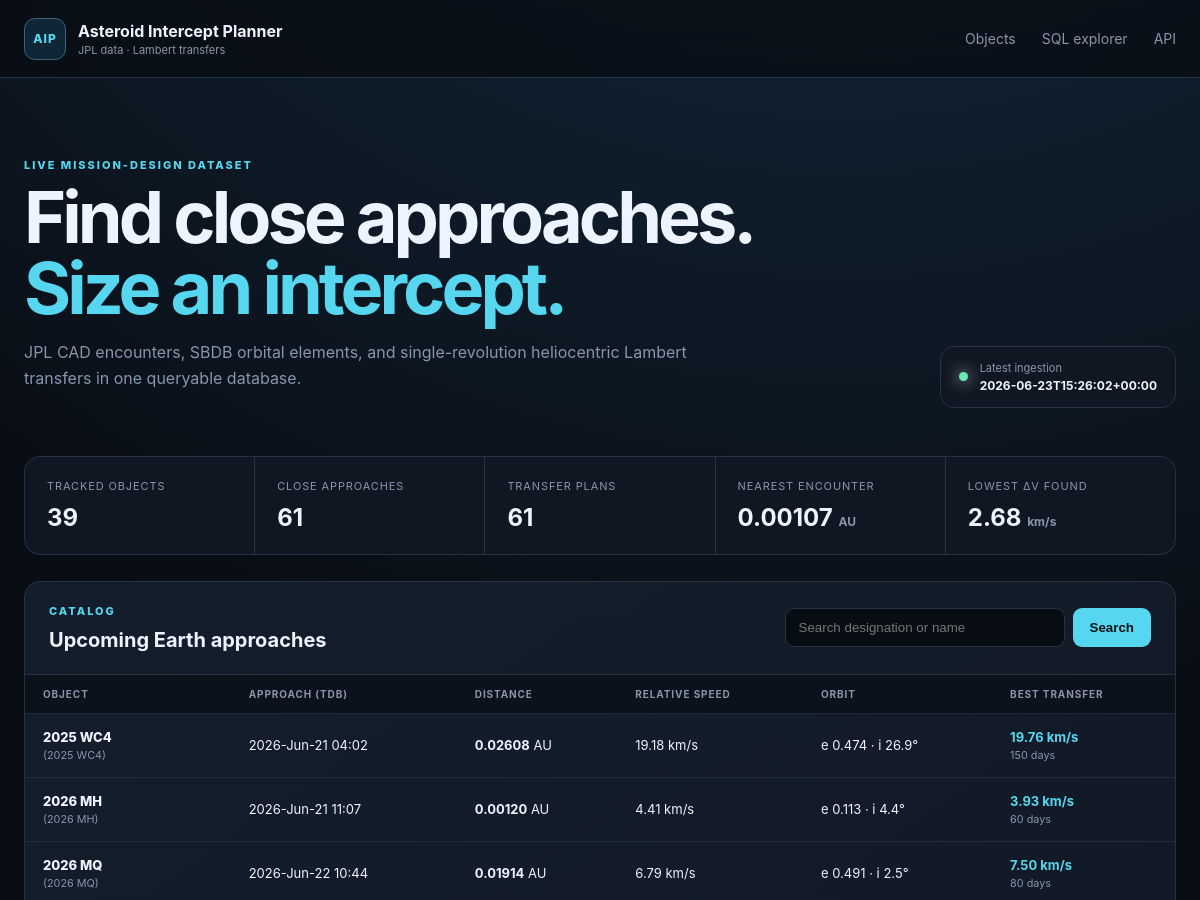
Before: / (upper part) with the older database file.
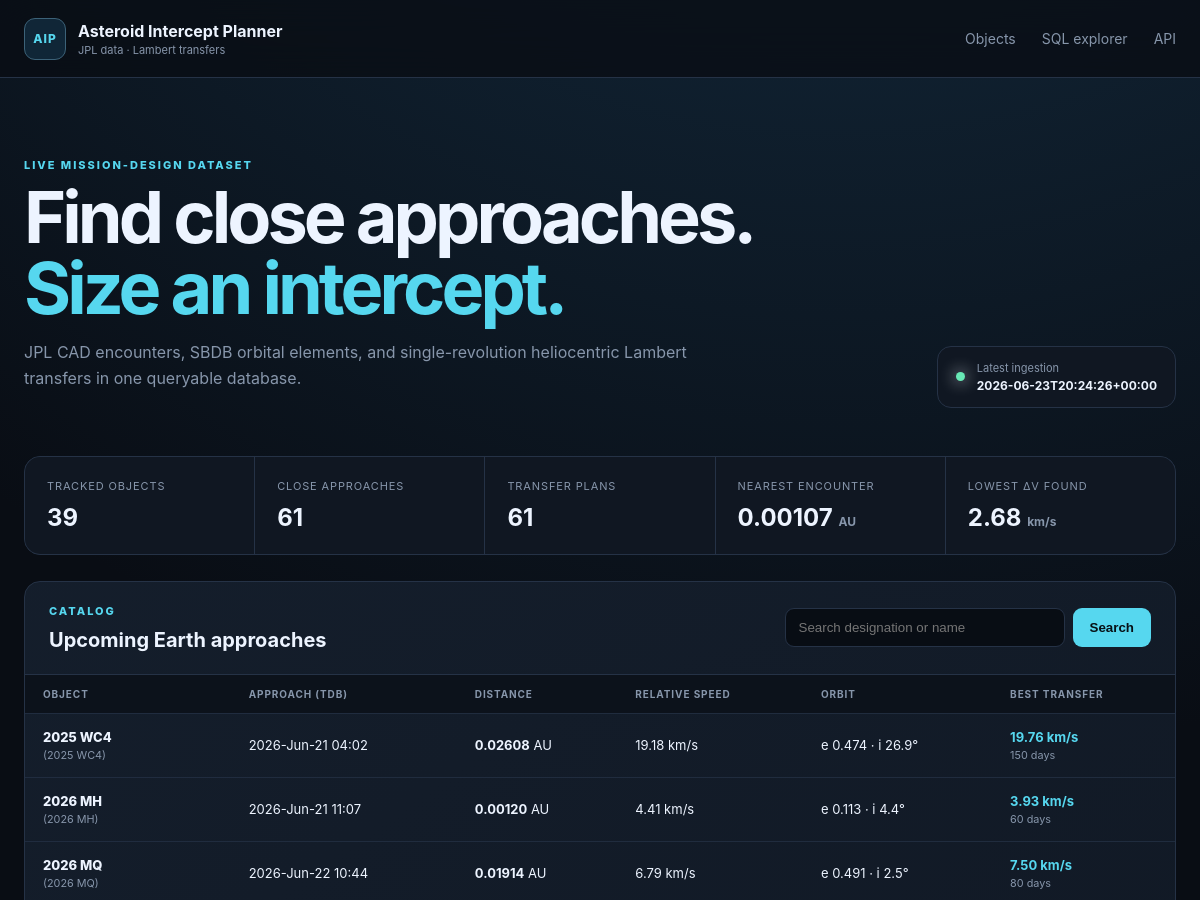
After: the same page with the newer database file.
### tables this page shows
CREATE TABLE ingestion_runs (
    run_id INTEGER PRIMARY KEY AUTOINCREMENT,
    started_at TEXT NOT NULL,
    finished_at TEXT,
    status TEXT NOT NULL CHECK (status IN ('running', 'success', 'failed')),
    source TEXT NOT NULL,
    query_json TEXT NOT NULL,
    object_count INTEGER NOT NULL DEFAULT 0,
    error_message TEXT
);

CREATE TABLE intercept_plans (
    plan_id INTEGER PRIMARY KEY AUTOINCREMENT,
    approach_id INTEGER NOT NULL REFERENCES close_approaches(approach_id) ON DELETE CASCADE,
    method TEXT NOT NULL,
    departure_jd_tdb REAL NOT NULL,
    arrival_jd_tdb REAL NOT NULL,
    tof_days REAL NOT NULL,
    departure_dv_kms REAL NOT NULL,
    arrival_dv_kms REAL NOT NULL,
    total_dv_kms REAL NOT NULL,
    c3_km2_s2 REAL,
    leo_departure_dv_kms REAL,
    polyline_json TEXT,
    computed_at TEXT NOT NULL,
    UNIQUE (approach_id, method)
);

CREATE TABLE asteroids (
    designation TEXT PRIMARY KEY,
    fullname TEXT,
    absolute_magnitude_h REAL,
    diameter_km REAL,
    first_seen_at TEXT NOT NULL,
    updated_at TEXT NOT NULL
);

CREATE TABLE close_approaches (
    approach_id INTEGER PRIMARY KEY AUTOINCREMENT,
    designation TEXT NOT NULL REFERENCES asteroids(designation) ON DELETE CASCADE,
    body TEXT NOT NULL DEFAULT 'Earth',
    close_approach_jd_tdb REAL NOT NULL,
    close_approach_text TEXT,
    distance_au REAL NOT NULL,
    distance_min_au REAL,
    distance_max_au REAL,
    relative_velocity_kms REAL,
    hyperbolic_excess_velocity_kms REAL,
    time_uncertainty TEXT,
    ingested_at TEXT NOT NULL,
    UNIQUE (designation, body, close_approach_jd_tdb)
);

CREATE TABLE orbital_elements (
    designation TEXT PRIMARY KEY REFERENCES asteroids(designation) ON DELETE CASCADE,
    epoch_jd_tdb REAL,
    semi_major_axis_au REAL NOT NULL,
    eccentricity REAL NOT NULL,
    inclination_deg REAL NOT NULL,
    raan_deg REAL NOT NULL,
    arg_periapsis_deg REAL NOT NULL,
    mean_anomaly_deg REAL,
    perihelion_time_jd_tdb REAL,
    perihelion_distance_au REAL,
    aphelion_distance_au REAL,
    orbital_period_days REAL,
    earth_moid_au REAL,
    condition_code TEXT,
    orbit_id TEXT,
    source TEXT NOT NULL,
    updated_at TEXT NOT NULL
);

### app/web.py (the view)
    @application.route("/")
    def index():
        search = request.args.get("q", "").strip()
        sort = request.args.get("sort", "date")
        order = request.args.get("order", "asc")
        return render_template(
            "index.html",
            rows=list_asteroids(search, sort, order, path=settings.database_path),
            stats=dashboard_stats(settings.database_path),
            latest_run=latest_ingestion(settings.database_path),
            search=search,
            sort=sort,
            order=order,
        )

### app/database.py (called while the page is built)
def _dict_row(cursor: sqlite3.Cursor, row: tuple[Any, ...]) -> dict[str, Any]:
    return {column[0]: row[index] for index, column in enumerate(cursor.description)}

@contextmanager
def connect(path: Path | None = None) -> Iterator[sqlite3.Connection]:
    database_path = Path(path or get_settings().database_path)
    database_path.parent.mkdir(parents=True, exist_ok=True)
    connection = sqlite3.connect(database_path, timeout=30)
    connection.row_factory = _dict_row
    connection.execute("PRAGMA foreign_keys = ON")
    connection.execute("PRAGMA busy_timeout = 30000")
    try:
        yield connection
    finally:
        connection.close()

def initialize_database(path: Path | None = None) -> Path:
    database_path = Path(path or get_settings().database_path)
    schema = Path(__file__).with_name("schema.sql").read_text(encoding="utf-8")
    with connect(database_path) as connection:
        schema_version = int(connection.execute("PRAGMA user_version").fetchone()["user_version"])
        if schema_version < 2:
            connection.executescript(schema)
            connection.commit()
    return database_path

def fetch_all(
    query: str, params: Sequence[Any] = (), path: Path | None = None
) -> list[dict[str, Any]]:
    initialize_database(path)
    with connect(path) as connection:
        return connection.execute(query, params).fetchall()

def fetch_one(
    query: str, params: Sequence[Any] = (), path: Path | None = None
) -> dict[str, Any] | None:
    rows = fetch_all(query, params, path)
    return rows[0] if rows else None

def dashboard_stats(path: Path | None = None) -> dict[str, Any]:
    return (
        fetch_one(
            """
        SELECT
          (SELECT COUNT(*) FROM asteroids) AS asteroid_count,
          (SELECT COUNT(*) FROM close_approaches) AS approach_count,
          (SELECT COUNT(*) FROM intercept_plans) AS plan_count,
          (SELECT MIN(distance_au) FROM close_approaches) AS nearest_distance_au,
          (SELECT MIN(total_dv_kms) FROM intercept_plans) AS lowest_total_dv_kms
        """,
            path=path,
        )
        or {}
    )

def latest_ingestion(path: Path | None = None) -> dict[str, Any] | None:
    return fetch_one("SELECT * FROM ingestion_runs ORDER BY run_id DESC LIMIT 1", path=path)

### app/templates/index.html (shortened to what this page needs)
{% extends "base.html" %}
{% block content %}
<section class="hero">
  <div>
    <p class="eyebrow">LIVE MISSION-DESIGN DATASET</p>
    <h1>Find close approaches.<br><span>Size an intercept.</span></h1>
    <p>JPL CAD encounters, SBDB orbital elements, and single-revolution heliocentric Lambert transfers in one queryable database.</p>
  </div>
  <div class="run-status">
    <span class="status-dot {{ 'ok' if latest_run and latest_run.status == 'success' else '' }}"></span>
    <div><small>Latest ingestion</small><strong>{{ latest_run.finished_at if latest_run else 'No run recorded' }}</strong></div>
  </div>
</section>
<section class="metrics">
  <article><small>Tracked objects</small><strong>{{ stats.asteroid_count or 0 }}</strong></article>
  <article><small>Close approaches</small><strong>{{ stats.approach_count or 0 }}</strong></article>
  <article><small>Transfer plans</small><strong>{{ stats.plan_count or 0 }}</strong></article>
  <article><small>Nearest encounter</small><strong>{{ stats.nearest_distance_au|number(5) }} <em>AU</em></strong></article>
  <article><small>Lowest Δv found</small><strong>{{ stats.lowest_total_dv_kms|number(2) }} <em>km/s</em></strong></article>
</section>
<section class="panel">
  <div class="panel-header">
    <div><p class="eyebrow">CATALOG</p><h2>Upcoming Earth approaches</h2></div>
    <form class="search" method="get">
      <input type="search" name="q" value="{{ search }}" placeholder="Search designation or name">
      <button>Search</button>
    </form>
  </div>
  <div class="table-wrap">
    <table>
      <thead><tr>
        <th>Object</th><th>Approach (TDB)</th><th>Distance</th><th>Relative speed</th>
        <th>Orbit</th><th>Best transfer</th>
      </tr></thead>
      <tbody>
      {% for row in rows %}
        <tr>
          <td><a class="object-link" href="{{ url_for('asteroid_detail', designation=row.designation) }}">{{ row.designation }}</a><small>{{ row.fullname or '' }}</small></td>
          <td>{{ row.close_approach_text or row.close_approach_jd_tdb|number(2) }}</td>
          <td><strong>{{ row.distance_au|number(5) }}</strong> AU</td>
          <td>{{ row.relative_velocity_kms|number(2) }} km/s</td>
          <td>e {{ row.eccentricity|number(3) }} · i {{ row.inclination_deg|number(1) }}°</td>
          <td>{% if row.total_dv_kms is not none %}<strong class="accent">{{ row.total_dv_kms|number(2) }} km/s</strong><small>{{ row.tof_days|number(0) }} days</small>{% else %}<span class="muted">No feasible grid solution</span>{% endif %}</td>
        </tr>
      {% else %}
        <tr><td class="empty" colspan="6">The database is empty. Run <code>python -m app.ingest</code> to populate it.</td></tr>
      {% endfor %}
      </tbody>
    </table>
  </div>
</section>
{% endblock %}

### app/templates/base.html (shortened to what this page needs)
<!doctype html>
<html lang="en">
  <head>
    <link rel="stylesheet" href="{{ url_for('static', filename='style.css') }}">
  </head>
  <body>
    <header class="site-header">
      <a class="brand" href="{{ url_for('index') }}">
        <span class="brand-mark">AIP</span>
        <span><strong>Asteroid Intercept Planner</strong><small>JPL data · Lambert transfers</small></span>
      </a>
      <nav>
        <a href="{{ url_for('index') }}">Objects</a>
        <a href="{{ url_for('data_explorer') }}">SQL explorer</a>
        <a href="{{ url_for('asteroid_api') }}">API</a>
      </nav>
    </header>
    <main>{% block content %}{% endblock %}</main>
  </body>
</html>

### app/static/style.css (style rules this page uses)
:root { --bg:#090d14;--surface:#101722;--surface-2:#151f2d;--line:#253246;--text:#edf4ff;--muted:#8796ab;--cyan:#56d7ef;--green:#67e8b5;--orange:#ffad66;--max:1440px;font-family:Inter,ui-sans-serif,system-ui,-apple-system,BlinkMacSystemFont,"Segoe UI",sans-serif;color-scheme:dark }
* { box-sizing:border-box }
body { margin:0;background:radial-gradient(circle at 70% -20%,#16334a 0,transparent 35%),var(--bg);color:var(--text);min-height:100vh }
.site-header { height:78px;border-bottom:1px solid var(--line);display:flex;align-items:center;justify-content:space-between;padding:0 max(24px,calc((100vw - var(--max))/2));background:rgba(9,13,20,.78);backdrop-filter:blur(18px);position:sticky;top:0;z-index:10 }
.brand { display:flex;gap:12px;align-items:center;text-decoration:none;color:var(--text) }
.brand-mark { width:42px;height:42px;border:1px solid #3c6278;background:#102637;border-radius:11px;display:grid;place-items:center;color:var(--cyan);font-size:12px;font-weight:800;letter-spacing:.08em }
.brand strong,.brand small { display:block }
.brand small { color:var(--muted);font-size:11px;margin-top:2px }
.site-header nav { display:flex;gap:26px }
.site-header nav a { color:var(--muted);text-decoration:none;font-size:14px }
main { max-width:var(--max);margin:auto;padding:42px 24px 80px }
.hero { display:flex;justify-content:space-between;align-items:flex-end;padding:38px 0 48px }
.eyebrow { font-size:11px;letter-spacing:.18em;color:var(--cyan);font-weight:800;margin:0 0 10px }
.hero h1,.detail-hero h1 { font-size:clamp(42px,6vw,82px);line-height:.98;margin:0;letter-spacing:-.055em }
.hero h1 span { color:var(--cyan) }
.hero>div>p:last-child,.detail-hero>p:last-child { color:var(--muted);max-width:680px;line-height:1.65 }
.run-status { display:flex;align-items:center;gap:12px;padding:14px 18px;border:1px solid var(--line);border-radius:14px;background:var(--surface) }
.run-status small,.run-status strong { display:block }
.run-status small { color:var(--muted);font-size:11px }
.run-status strong { font-size:12px;margin-top:3px }
.status-dot { width:9px;height:9px;border-radius:50%;background:var(--orange);box-shadow:0 0 16px currentColor }
.status-dot.ok { background:var(--green) }
.metrics { display:grid;grid-template-columns:repeat(5,1fr);gap:1px;background:var(--line);border:1px solid var(--line);border-radius:16px;overflow:hidden;margin-bottom:26px }
.metrics article { background:var(--surface);padding:22px }
.metrics small { display:block;color:var(--muted);font-size:11px;text-transform:uppercase;letter-spacing:.08em }
.metrics strong { display:block;font-size:24px;margin-top:10px }
.metrics em { font-size:12px;color:var(--muted);font-style:normal }
.panel { border:1px solid var(--line);background:linear-gradient(145deg,rgba(21,31,45,.93),rgba(12,18,28,.93));border-radius:16px;overflow:hidden }
.panel-header { padding:22px 24px;border-bottom:1px solid var(--line);display:flex;align-items:center;justify-content:space-between;gap:24px }
.panel-header h2,.note-card h2,.table-list h2 { margin:0;font-size:20px }
.search { display:flex;gap:8px }
input,textarea { background:#080d14;border:1px solid var(--line);color:var(--text);border-radius:9px;padding:11px 13px }
input { min-width:280px }
button,.button { background:var(--cyan);border:0;color:#071015;border-radius:9px;padding:11px 17px;font-weight:800;cursor:pointer;text-decoration:none;display:inline-block }
.table-wrap { overflow:auto }
table { width:100%;border-collapse:collapse;font-size:13px }
th { text-align:left;color:var(--muted);font-size:10px;text-transform:uppercase;letter-spacing:.09em;padding:13px 18px;background:#0c121b;white-space:nowrap }
td { border-top:1px solid rgba(37,50,70,.75);padding:15px 18px;white-space:nowrap }
td small { display:block;color:var(--muted);margin-top:4px }
.object-link { color:var(--text);font-weight:800;text-decoration:none }
.object-link:hover,.accent { color:var(--cyan) }

Changed rows visible on the page:
no longer on this page (row unchanged): ingestion_runs: finished_at "2026-06-23T15:26:02+00:00"
added ingestion_runs: finished_at "2026-06-23T20:24:26+00:00"
